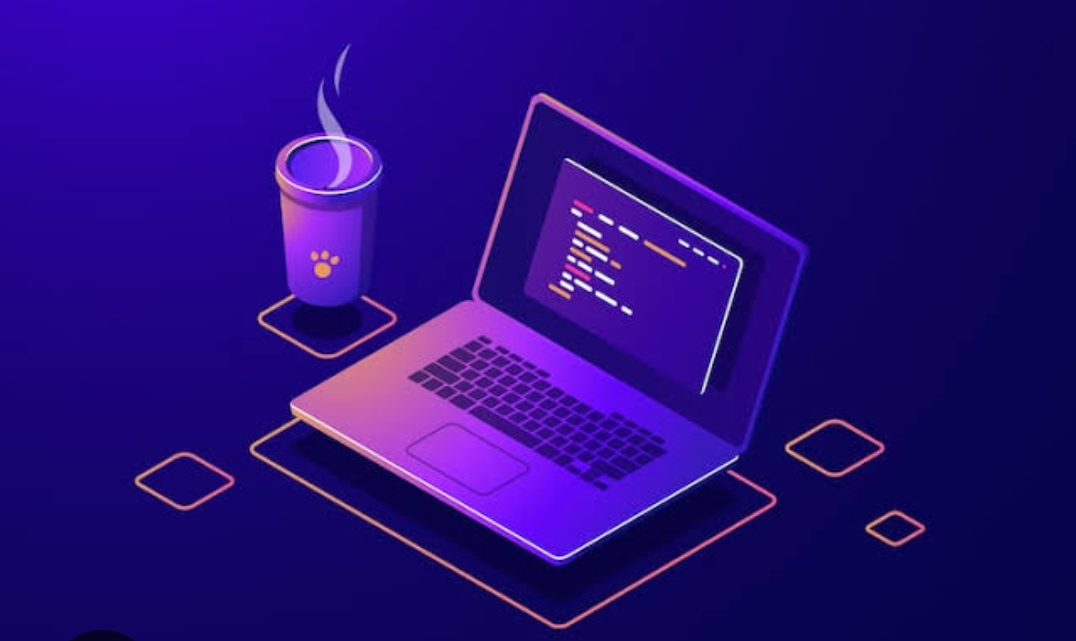
#> input picture sample.png, 1076 x 641 px
$ python program1.py
#> lines starting #> are read from the running program, lines starting #| are printed output that depends on the picture; after the words box and inside, x2 and y2 are one past the last pixel; in counts of white or black regions, pixels touching at a corner belong together
import cv2

# Read image
image = cv2.imread("sample.png")
#> image is the input picture: shape (641, 1076, 3); mean B, G, R 123, 11.4, 38.6

if image is None:
    print("Image not found!")

else:
    # Convert to grayscale
    gray = cv2.cvtColor(image, cv2.COLOR_BGR2GRAY)
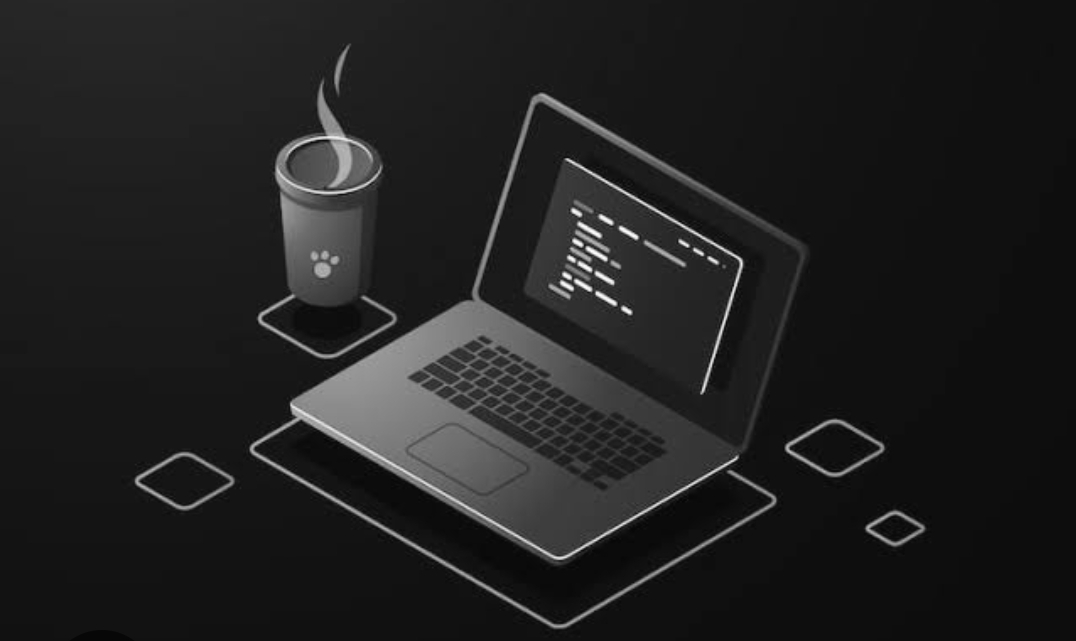
#> gray: shape (641, 1076); min 6, max 253, mean 32.3

    # Detect edges
    edges = cv2.Canny(gray, 100, 200)
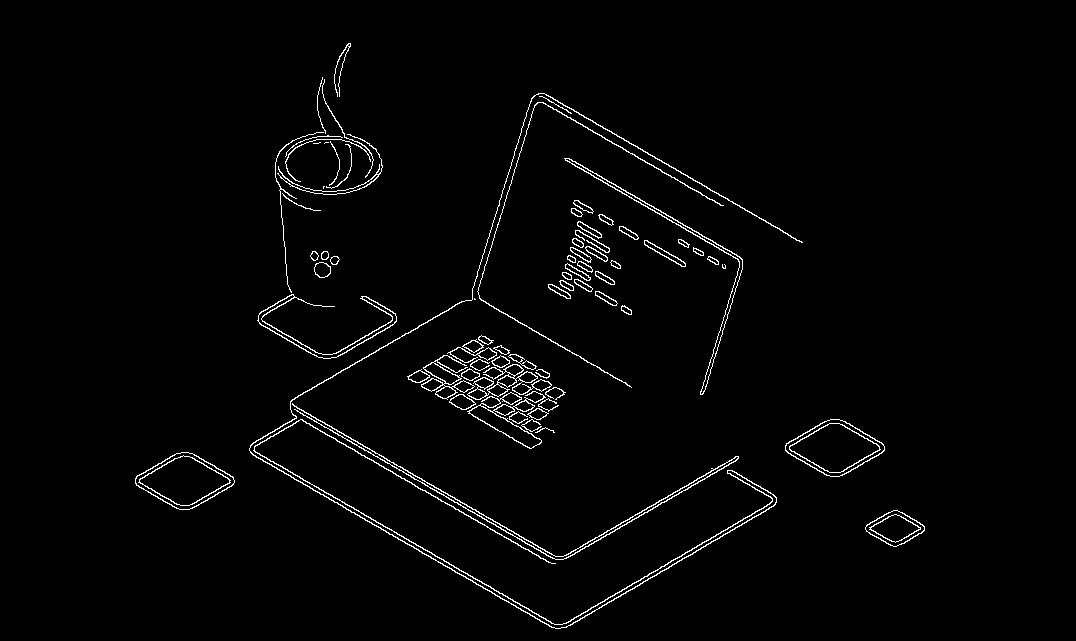
#> edges: shape (641, 1076); 2% white in thin lines or dots, all inside (x1, y1, x2, y2) = (135, 43, 925, 629)

    # Display images
    cv2.imshow("Original Image", image)
    cv2.imshow("Edge Detection", edges)

    print("Edge detection completed successfully.")

    cv2.waitKey(0)
    cv2.destroyAllWindows()
